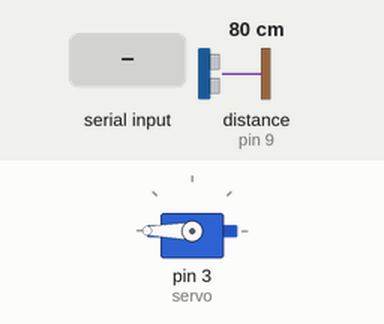
The sketch below on a simulated Arduino Uno, built with avr-gcc and run on an emulated ATmega328P. On the bench: servo. Wiring (inferred from the names in the program): servo: signal pin 3. Inputs (shaded band) come from the test bench; at power-on: distance to the obstacle (sensor on pin 9) 80 cm. The echo pulse lasts 58.3 µs per cm; servo pulses on a pin are drawn as a servo (544–2400 µs = 0–180°); what the sketch prints to the serial monitor is not drawn.

Above: at 2.2 s.
2.3 s: "1" received over Serial
At 3.48 s:
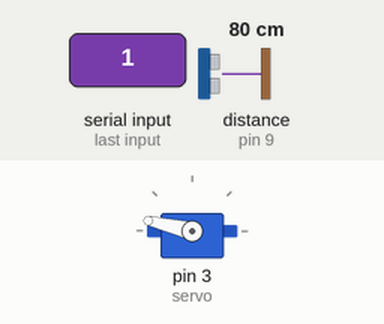
At 5.27 s:
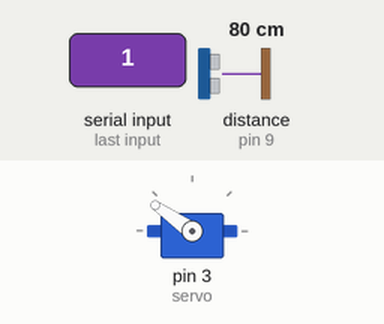
5.3 s: distance to the obstacle (sensor on pin 9) set to 2 cm
At 7.69 s:
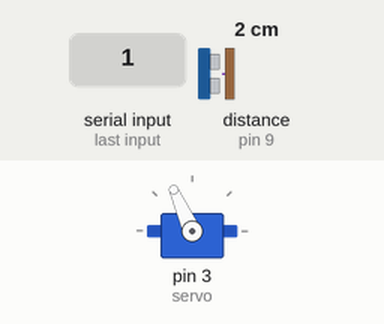
8.3 s: distance to the obstacle (sensor on pin 9) set to 9 cm
14.3 s: "0" received over Serial
17.3 s: distance to the obstacle (sensor on pin 9) set to 250 cm
Timing chart, 0 to 21.3 s (numbered marks = the images above; inputs shaded):
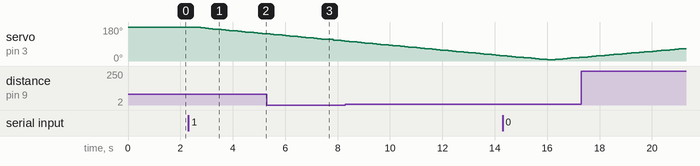

Measured:
- after the input at 2.3 s, servo on pin 3 (servo): moves from 180° to 145° over 2.7 s, starting after 0.16 s

The sketch:

scan_ros.ino
```cpp
// SG-5010
//  制御パルス:0.5~2.4ms
//  pwmサイクル:20ms

#include <FlexiTimer2.h>

//**** parameter *****//

const int delay_time_ = 150;//1deg間のdelay_time
const int data_count_ = 1;//1degに対するスキャンの回数

////////////////////////

const int servo = 3;
const int trig = 8;
const int echo = 9;
volatile int servo_pulse_ = 0;//最適化を防ぐためvolatileをつける

void flash() {
  digitalWrite(servo, HIGH);
  delayMicroseconds(servo_pulse_);
  digitalWrite(servo, LOW);
}

void servo_write(int ang) {
  //180 ~ 0 deg ==== 600 ~ 2400 ms
  int pulse = map(ang, 180, 0, 600, 2400);
  servo_pulse_ = pulse;
  delay(delay_time_);
}

int get_distance() {

  long int t = 0;
  for (int i = 0; i < data_count_; i++) {
    digitalWrite(trig, LOW);
    delayMicroseconds(1);
    digitalWrite(trig, HIGH);
    delayMicroseconds(11);
    digitalWrite(trig, LOW);
    t = t + pulseIn(echo, HIGH, 23500); //4000~6000us 23500us : 4m
  }
  return  t / data_count_ * 0.17;
}


void setup() {
  Serial.begin(9600);
  pinMode(servo, OUTPUT);
  pinMode(trig, OUTPUT);
  pinMode(echo, INPUT);
  FlexiTimer2::set(20, flash); // 500ms period
  FlexiTimer2::start();
}

void loop() {

  static int last_data;
  int data;
  servo_write(0);
  delay(1000);
  if (Serial.read() == -1)return;
  Serial.print("\n+:");
  for (int i = 0; i <= 180; i += 2) {
    servo_write(i);
    //Serial.print(i);
    //Serial.print(" ");
    data = get_distance();
    Serial.print(data);
    Serial.print(",");
  }

  Serial.print("0");


  if (Serial.read() == -1)return;
  Serial.print("\n-:");
  for (int i = 180; i > 0; i -= 2) {
    servo_write(i);
    //Serial.print(i);
    //Serial.print(" ");
    data = get_distance();
    Serial.print(data);
    Serial.print(",");
  }
  Serial.print("0");

}
```
